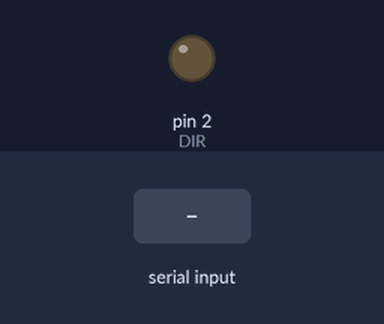
Simulated run of this sketch. Board: Arduino Mega 2560, built with avr-gcc and run on an emulated ATmega2560. Parts: output pins drawn as LEDs (lit = HIGH). Inputs (shaded band) come from the test bench. What the sketch prints to the serial monitor is not drawn.

Above: at 1.2 s.
1.3 s: "1" received over the second serial link
Timing chart, 0 to 4.9 s (numbered marks = the images above; inputs shaded):
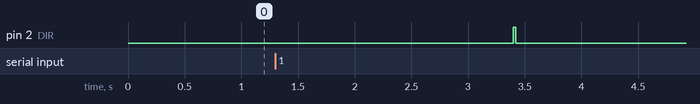

The sketch:

ex11_rs485_no1_hw_serial_mega.ino
```cpp
/* DÉCIMO PRIMEIRO EXEMPLO (COMUNICAÇÃO SERIAL RS-485 COM ARDUINO MEGA - SERIAL1)
   DANIEL RODRIGUES DE SOUSA 25/10/2019 */

/*
 *    CONFIGURAÇÃO DE PINOS:
 *
 *    ARDUINO MEGA ---> MAX485 (OU SIMILARES - VER DATASHEET)
 *
 *        ESCRAVO          MAX485
 *    PINO (FUNÇÃO)     PINO (FUNÇÃO)
 *    19 (RX1)    <---  1 (RO)
 *    18 (TX1)    --->  4 (DI)
 *    2 (DIR)     --->  2 (RE) + 3 (DE)
 *
 *    OUTROS PINOS DO MAX485
 *
 *    VCC         --->  8
 *    B           <-->  7  (INSERIR RESISTOR DE 120 OHMS
 *    A           <-->  6   ENTRE PINOS 6 E 7)
 *    GND         --->  5
 *
 */

#define DIR   2    // Definição do pino de controle de direção (RE/DE) do transceptor MAX485
#define TEMPO 200  // Define o multiplicador de tempo para timeout de recepção (200 x 10 ms = 2000 ms)

String buffer_tmp = "";  // Buffer temporário para armazenar as mensagens recebidas

unsigned long int tempo_atual;  // Armazena o tempo atual do sistema em milissegundos
unsigned long int tempo_10ms;   // Temporizador de referência para base de tempo de 10 ms

unsigned int timeout;  // Contador regressivo para validação do fim de recepção da mensagem
bool flag_timeout;     // Flag indicativa de recepção pendente pela porta Serial1 (RS-485)

void setup() {
  pinMode(DIR, OUTPUT);       // Configura o pino de controle de direção do MAX485 como saída
  digitalWrite(DIR, LOW);     // Inicializa o transceptor MAX485 em modo de recepção (LOW)

  Serial1.begin(4800);        // Inicializa a porta serial por hardware Serial1 (RS-485) com taxa de 4800 bps
  Serial1.setTimeout(100);    // Configura o tempo limite (timeout) de leitura da Serial1 em 100 ms

  Serial.begin(9600);         // Inicializa a porta serial principal (USB) com taxa de 9600 bps
  Serial.setTimeout(100);     // Configura o tempo limite (timeout) de leitura da Serial em 100 ms

  tempo_10ms   = millis();    // Carrega o instante inicial de referência no temporizador de 10 ms
  flag_timeout = 0;           // Inicializa a flag de timeout desativada
}

void loop() {
  if(Serial1.available() > 0)           // Verifica se há dados disponíveis na porta Serial1 (MAX485)
  {
    buffer_tmp   = Serial1.readString();  // Lê a mensagem recebida do barramento RS-485
    timeout      = TEMPO;                 // Carrega o contador de timeout (2000 ms)
    flag_timeout = 1;                     // Sinaliza pendência de resposta pelo barramento RS-485
  }

  tempo_atual = millis();               // Atualiza o tempo atual do sistema

  if((tempo_atual - tempo_10ms) >= 10)  // Verifica se transcorreu a base de tempo de 10 ms
  {
    tempo_10ms = millis();              // Recarrega o temporizador de 10 ms
    timeout--;                          // Decrementa o contador regressivo de timeout
    if(!timeout)                        // Verifica se o tempo de espera expirou
    {
      if(flag_timeout)                  // Verifica se há mensagem recebida aguardando resposta via RS-485
      {
        flag_timeout = 0;               // Limpa a flag de sinalização de timeout
        digitalWrite(DIR, HIGH);        // Habilita o transceptor MAX485 em modo de transmissão (HIGH)
        Serial1.print("MEGA 2 -> ");    // Envia o identificador do nó Mega pelo barramento RS-485
        Serial1.print(buffer_tmp);      // Envia o conteúdo da mensagem de resposta pelo barramento RS-485
        Serial1.flush();                // Aguarda o esvaziamento completo do buffer de transmissão da Serial1
        digitalWrite(DIR, LOW);         // Retorna o transceptor MAX485 para o modo de recepção (LOW)

        Serial.print("MEGA 2 -> ");     // Ecoa o identificador do nó Mega no monitor serial local
        Serial.print(buffer_tmp);       // Ecoa o conteúdo da mensagem enviada no monitor serial local
        Serial.flush();                 // Aguarda o esvaziamento completo do buffer da porta serial USB
      }
    }
  }
}
```

Measured:
- after the input at 1.3 s, pin 2 (DIR): LOW → HIGH after 2.1 s, → LOW 0.02 s later
